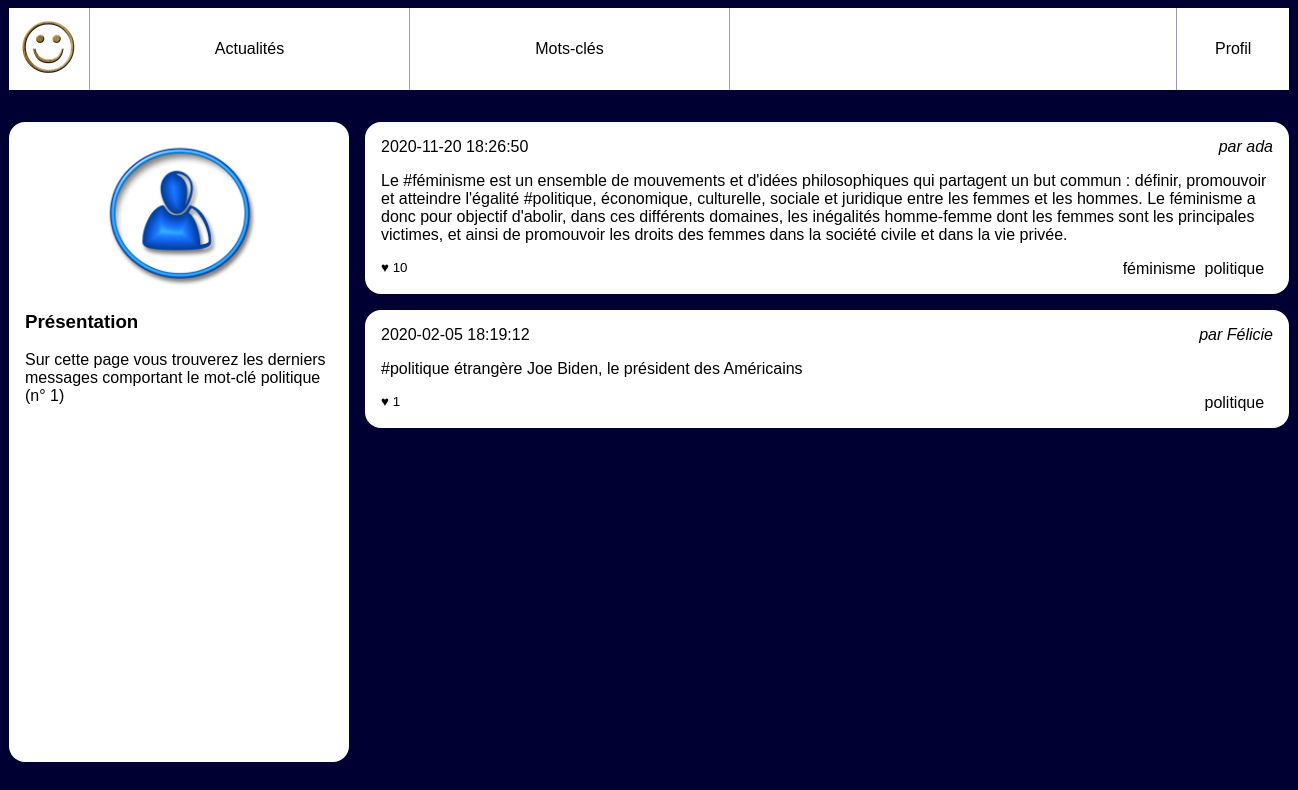
/src/tags.php?tag_id=7, run on the app's committed database.
### tables this page shows
CREATE TABLE IF NOT EXISTS `tags` (
  `id` INT UNSIGNED NOT NULL AUTO_INCREMENT,
  `label` VARCHAR(255) NOT NULL,
  PRIMARY KEY (`id`),
  UNIQUE INDEX `label_UNIQUE` (`label` ASC));

CREATE TABLE IF NOT EXISTS `users` (
  `id` INT UNSIGNED NOT NULL AUTO_INCREMENT,
  `email` VARCHAR(255) NOT NULL,
  `password` VARCHAR(255) NOT NULL,
  `alias` VARCHAR(255) NOT NULL,
  PRIMARY KEY (`id`),
  UNIQUE INDEX `email_UNIQUE` (`email` ASC),
  UNIQUE INDEX `alias_UNIQUE` (`alias` ASC));

### src/tags.php (the view, shortened to what this page needs)
<!doctype html>
<html lang="fr">
    <head>
        <link rel="stylesheet" href="style.css"/>
    </head>
    <body>
        <header>
            <img src="resoc.jpg" alt="Logo de notre réseau social"/>
            <?php
            $mysqli = new mysqli("localhost:3306", "root", "root", "socialnetwork");
            $mysqli->set_charset("utf8mb4");
            $userEnSql = "SELECT users.id, posts_tags.tag_id FROM `users`"
            ." INNER JOIN `posts` ON posts.user_id = users.id"
            ." INNER JOIN `posts_tags` ON posts_tags.post_id = posts.id";
            $userInfo = $mysqli->query($userEnSql);
            if ($link = $userInfo->fetch_assoc())
            {
                $tagId = $link['tag_id'];
            } ?>
            <?php
                include("menu.php");
            ?>
        </header>
        <div id="wrapper">
            <aside>
                <?php
                $laQuestionEnSql = "SELECT * FROM `tags` WHERE id=" . intval($tagId);
                $lesInformations = $mysqli->query($laQuestionEnSql);
                $tag = $lesInformations->fetch_assoc();
                ?>
                <img src="user.jpg" alt="Portrait de l'utilisatrice"/>
                <section>
                    <h3>Présentation</h3>
                    <p>Sur cette page vous trouverez les derniers messages comportant
                        le mot-clé <?php echo $tag['label'] ?>
                        (n° <?php echo $link['tag_id'] ?>)
                    </p>
                </section>
            </aside>
            <main>
                <?php
                $laQuestionEnSql = "SELECT `posts`.`content`,"
                        . "`posts`.`created`,"
                        . "`users`.`alias` as author_name,  "
                        . "`users`.`id` as user_id,  "
                        . "count(`likes`.`id`) as like_number,  "
                        . "GROUP_CONCAT(DISTINCT `tags`.`label`) AS taglist "
                        . "FROM `posts_tags` as filter "
                        . "JOIN `posts` ON `posts`.`id`=filter.`post_id`"
                        . "JOIN `users` ON `users`.`id`=`posts`.`user_id`"
                        . "LEFT JOIN `posts_tags` ON `posts`.`id` = `posts_tags`.`post_id`  "
                        . "LEFT JOIN `tags`       ON `posts_tags`.`tag_id`  = `tags`.`id` "
                        . "LEFT JOIN `likes`      ON `likes`.`post_id`  = `posts`.`id` "
                        . "WHERE filter.`tag_id`='" . intval($tagId) . "' "
                        . "GROUP BY `posts`.`id`"
                        . "ORDER BY `posts`.`created` DESC  "
                ;
                $lesInformations = $mysqli->query($laQuestionEnSql);
                while ($post = $lesInformations->fetch_assoc())
                {
                    ?>
                    <article>
                        <h3>
                            <time datetime='<?php echo $post['created'] ?>' ><?php echo $post['created'] ?></time>
                        </h3>
                        <address>par
                        <a href="wall.php?user_id=<?php echo $post['user_id'] ?>"><?php echo $post['author_name'] ?></a>
                    </address>
                    <div>
                        <p><?php echo $post['content'] ?></p>
                    </div>
                    <footer>
                        <small>♥ <?php echo $post['like_number'] ?></small>
                        <?php $posts = explode (",", $post['taglist']);
                                foreach ($posts as $singlevalue) {
                                echo "<a href=''>".$singlevalue."</a> &nbsp;";
                                }
                            ?>
                        </footer>
                    </article>
                <?php } ?>
            </main>
        </div>
    </body>
</html>

### src/style.css (style rules this page uses)
body { background-color: #003; font-family: Arial; }
a { text-decoration: none; color:black; }
body>header { background-color: #fff; display:flex; width:80em; margin:0 auto 2em auto; padding:0; }
body>header img { height:5em; }
#wrapper { display:flex; width:80em; margin:0 auto 2em auto; }
#wrapper aside { background-color: #fff; flex:1; padding:1em; border-radius: 1em; }
#wrapper aside img { display: block; width:50%; margin:auto; }
#wrapper main { flex:3; padding-left:1em; height: 80vh; overflow-y: scroll; }
#wrapper main article { background-color: #fff; padding:1em; margin-bottom: 1em ; border-radius: 1em; }
#wrapper main article h3 { margin:0; padding:0; font-weight: normal; font-size:1em; }
#wrapper main article time { float:left; }
#wrapper main article address { text-align: right; margin-bottom: 1em; }
#wrapper main article p { margin:0; }
#wrapper main article footer { margin-top: 1em; text-align: right; }
#wrapper main article footer small { float:left; }

### data on the page
tags: label "politique"
users: created "2020-11-20 18:26:50", alias "ada", content "Le #féminisme est un ensemble de mouvements et d'idées philosophiques qui partagent un but commun : définir, promouvoir et atteindre l'égalité #politique, économique, culturelle, sociale et juridique entre les femmes et les hommes. Le féminisme a donc pour objectif d'abolir, dans ces différents domaines, les inégalités homme-femme dont les femmes sont les principales victimes, et ainsi de promouvoir les droits des femmes dans la société civile et dans la vie privée.", like_number "10", singlevalue "féminisme", singlevalue "politique"
users: created "2020-02-05 18:19:12", alias "Félicie", content "#politique étrangère Joe Biden, le président des Américains", like_number "1", singlevalue "politique"

### other printed values
$link['tag_id'] "1"
